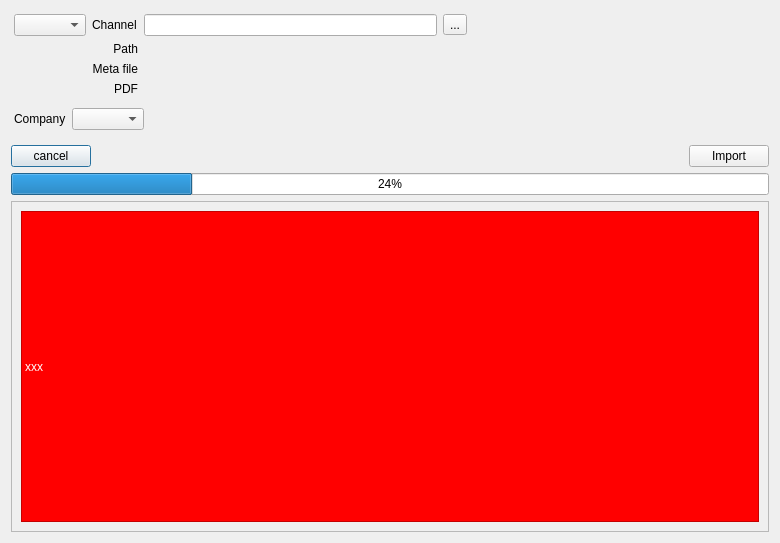
<?xml version="1.0" encoding="UTF-8"?>
<ui version="4.0">
 <class>DataBrowserDialog</class>
 <widget class="QDialog" name="DataBrowserDialog">
  <property name="geometry">
   <rect>
    <x>0</x>
    <y>0</y>
    <width>780</width>
    <height>543</height>
   </rect>
  </property>
  <property name="windowTitle">
   <string>Wincan 2 QGEP</string>
  </property>
  <layout class="QGridLayout" name="gridLayout">
   <item row="5" column="0">
    <widget class="QPushButton" name="cancelButton">
     <property name="text">
      <string>cancel</string>
     </property>
    </widget>
   </item>
   <item row="5" column="2">
    <widget class="QPushButton" name="importButton">
     <property name="text">
      <string>Import</string>
     </property>
    </widget>
   </item>
   <item row="4" column="0" colspan="3">
    <widget class="SectionWidget" name="sectionWidget" native="true">
     <layout class="QGridLayout" name="gridLayout_2">
      <property name="leftMargin">
       <number>0</number>
      </property>
      <property name="topMargin">
       <number>0</number>
      </property>
      <property name="rightMargin">
       <number>0</number>
      </property>
      <property name="bottomMargin">
       <number>0</number>
      </property>
     </layout>
    </widget>
   </item>
   <item row="1" column="0" colspan="3">
    <widget class="QWidget" name="widget_2" native="true">
     <property name="sizePolicy">
      <sizepolicy hsizetype="Preferred" vsizetype="Maximum">
       <horstretch>0</horstretch>
       <verstretch>0</verstretch>
      </sizepolicy>
     </property>
     <layout class="QGridLayout" name="gridLayout_4">
      <property name="leftMargin">
       <number>3</number>
      </property>
      <property name="topMargin">
       <number>3</number>
      </property>
      <property name="rightMargin">
       <number>3</number>
      </property>
      <property name="bottomMargin">
       <number>3</number>
      </property>
      <item row="1" column="0" colspan="2">
       <widget class="QLabel" name="label_4">
        <property name="text">
         <string>Path</string>
        </property>
        <property name="alignment">
         <set>Qt::AlignRight|Qt::AlignTrailing|Qt::AlignVCenter</set>
        </property>
       </widget>
      </item>
      <item row="3" column="1">
       <widget class="QLabel" name="label_5">
        <property name="text">
         <string>PDF</string>
        </property>
        <property name="alignment">
         <set>Qt::AlignRight|Qt::AlignTrailing|Qt::AlignVCenter</set>
        </property>
       </widget>
      </item>
      <item row="2" column="1">
       <widget class="QLabel" name="label_6">
        <property name="text">
         <string>Meta file</string>
        </property>
        <property name="alignment">
         <set>Qt::AlignRight|Qt::AlignTrailing|Qt::AlignVCenter</set>
        </property>
       </widget>
      </item>
      <item row="0" column="2">
       <widget class="QLineEdit" name="channelNameEdit"/>
      </item>
      <item row="0" column="4">
       <spacer name="horizontalSpacer_3">
        <property name="orientation">
         <enum>Qt::Horizontal</enum>
        </property>
        <property name="sizeHint" stdset="0">
         <size>
          <width>40</width>
          <height>20</height>
         </size>
        </property>
       </spacer>
      </item>
      <item row="0" column="3">
       <widget class="QToolButton" name="searchButton">
        <property name="text">
         <string>...</string>
        </property>
        <property name="icon">
         <iconset>
          <normaloff>../icons/magnifier13.svg</normaloff>../icons/magnifier13.svg</iconset>
        </property>
       </widget>
      </item>
      <item row="0" column="0">
       <widget class="QComboBox" name="projectCombo"/>
      </item>
      <item row="0" column="1">
       <widget class="QLabel" name="label_3">
        <property name="text">
         <string>Channel</string>
        </property>
       </widget>
      </item>
      <item row="1" column="2" colspan="3">
       <widget class="QgsFileWidget" name="data_path_line_edit" native="true"/>
      </item>
      <item row="2" column="2" colspan="3">
       <widget class="QgsFileWidget" name="meta_file_widget" native="true">
        <property name="enabled">
         <bool>true</bool>
        </property>
        <property name="useLink" stdset="0">
         <bool>true</bool>
        </property>
       </widget>
      </item>
      <item row="3" column="2" colspan="3">
       <widget class="QgsFileWidget" name="pdf_path_widget" native="true">
        <property name="useLink" stdset="0">
         <bool>true</bool>
        </property>
        <property name="filter" stdset="0">
         <string>*.pdf</string>
        </property>
       </widget>
      </item>
     </layout>
    </widget>
   </item>
   <item row="2" column="0" colspan="3">
    <widget class="QWidget" name="widget" native="true">
     <property name="sizePolicy">
      <sizepolicy hsizetype="Preferred" vsizetype="Maximum">
       <horstretch>0</horstretch>
       <verstretch>0</verstretch>
      </sizepolicy>
     </property>
     <layout class="QGridLayout" name="gridLayout_3">
      <property name="leftMargin">
       <number>3</number>
      </property>
      <property name="topMargin">
       <number>3</number>
      </property>
      <property name="rightMargin">
       <number>3</number>
      </property>
      <property name="bottomMargin">
       <number>3</number>
      </property>
      <item row="1" column="2">
       <widget class="QComboBox" name="operatingCompanyComboBox"/>
      </item>
      <item row="1" column="3">
       <spacer name="horizontalSpacer_2">
        <property name="orientation">
         <enum>Qt::Horizontal</enum>
        </property>
        <property name="sizeHint" stdset="0">
         <size>
          <width>40</width>
          <height>20</height>
         </size>
        </property>
       </spacer>
      </item>
      <item row="1" column="1">
       <widget class="QLabel" name="label">
        <property name="text">
         <string>Company</string>
        </property>
       </widget>
      </item>
     </layout>
    </widget>
   </item>
   <item row="5" column="1">
    <spacer name="horizontalSpacer">
     <property name="orientation">
      <enum>Qt::Horizontal</enum>
     </property>
     <property name="sizeHint" stdset="0">
      <size>
       <width>40</width>
       <height>20</height>
      </size>
     </property>
    </spacer>
   </item>
   <item row="7" column="0" colspan="3">
    <widget class="QProgressBar" name="progressBar">
     <property name="value">
      <number>24</number>
     </property>
    </widget>
   </item>
   <item row="8" column="0" colspan="3">
    <widget class="QScrollArea" name="scrollArea">
     <property name="widgetResizable">
      <bool>true</bool>
     </property>
     <widget class="QWidget" name="cannotImportArea">
      <property name="geometry">
       <rect>
        <x>0</x>
        <y>0</y>
        <width>754</width>
        <height>280</height>
       </rect>
      </property>
      <layout class="QGridLayout" name="gridLayout_5">
       <item row="0" column="0">
        <widget class="QLabel" name="cannotImportLabel">
         <property name="autoFillBackground">
          <bool>false</bool>
         </property>
         <property name="styleSheet">
          <string notr="true">background-color: red; color:white;</string>
         </property>
         <property name="frameShape">
          <enum>QFrame::StyledPanel</enum>
         </property>
         <property name="frameShadow">
          <enum>QFrame::Sunken</enum>
         </property>
         <property name="lineWidth">
          <number>3</number>
         </property>
         <property name="text">
          <string>xxx</string>
         </property>
         <property name="scaledContents">
          <bool>false</bool>
         </property>
         <property name="margin">
          <number>5</number>
         </property>
        </widget>
       </item>
      </layout>
     </widget>
    </widget>
   </item>
  </layout>
 </widget>
 <customwidgets>
  <customwidget>
   <class>QgsFileWidget</class>
   <extends>QWidget</extends>
   <header>qgis.gui</header>
  </customwidget>
  <customwidget>
   <class>SectionWidget</class>
   <extends>QWidget</extends>
   <header location="global">wincan2teksi.gui.sectionwidget</header>
   <container>1</container>
  </customwidget>
 </customwidgets>
 <resources/>
 <connections>
  <connection>
   <sender>channelNameEdit</sender>
   <signal>returnPressed()</signal>
   <receiver>searchButton</receiver>
   <slot>click()</slot>
   <hints>
    <hint type="sourcelabel">
     <x>452</x>
     <y>43</y>
    </hint>
    <hint type="destinationlabel">
     <x>486</x>
     <y>38</y>
    </hint>
   </hints>
  </connection>
 </connections>
</ui>
